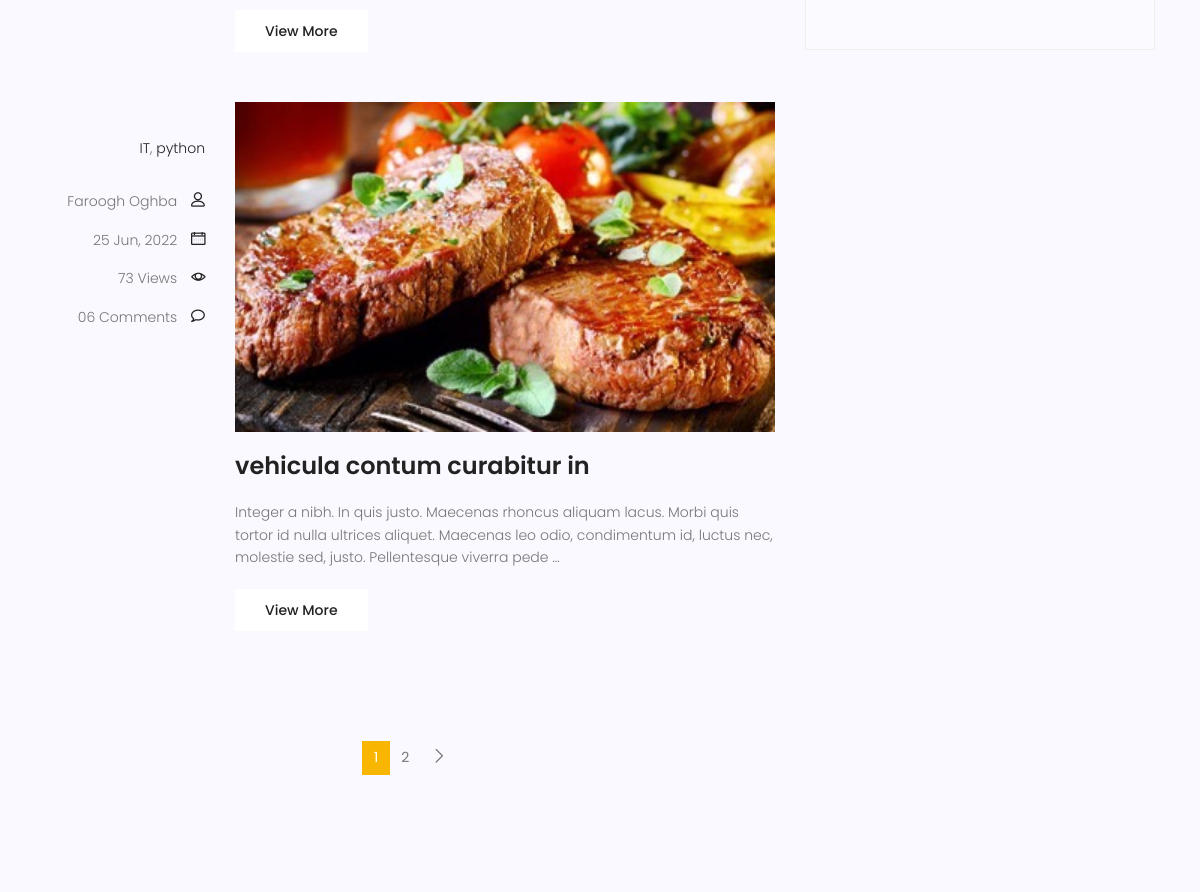
/blog/category/python/ (middle part), run on an earlier commit of the app's database.
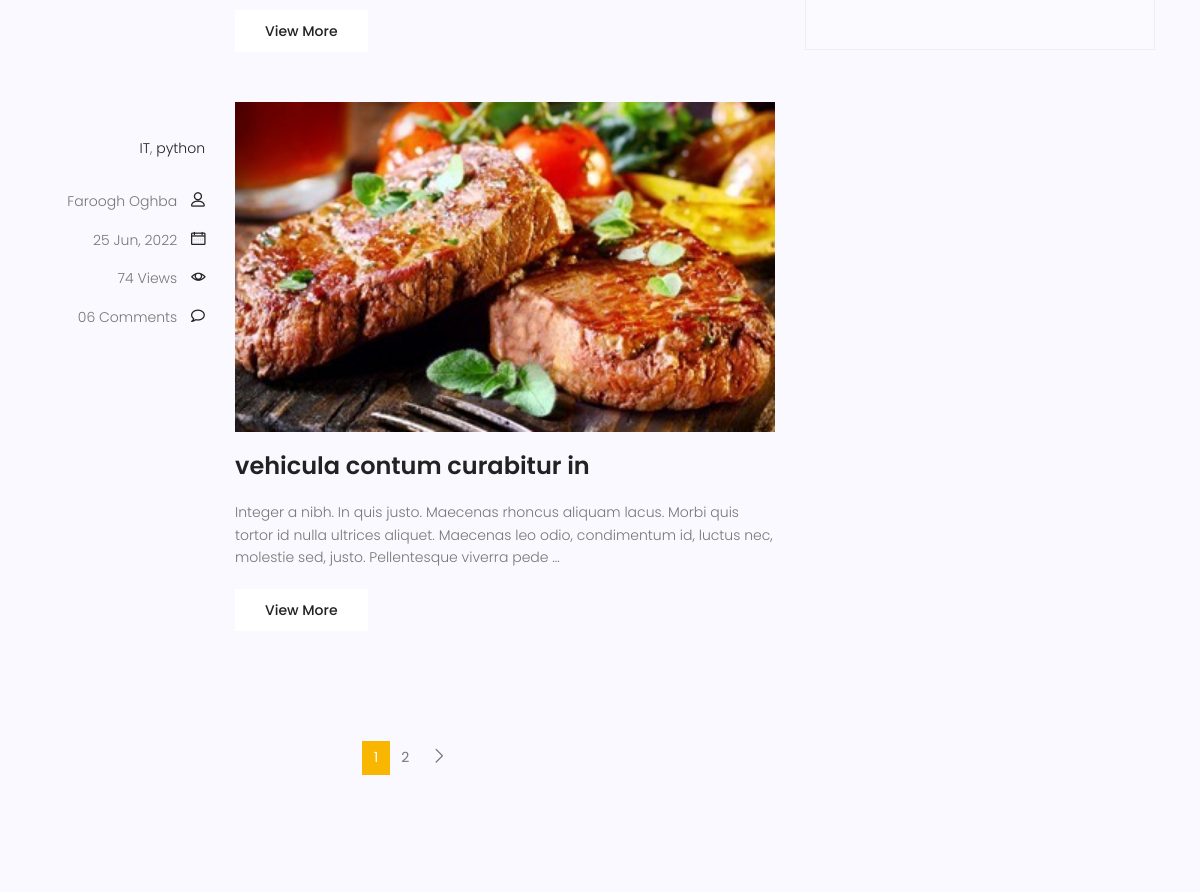
And on a later commit of the database.
### blog/models.py (models this page shows, shortened)
class Post(models.Model):
    author = models.ForeignKey(to=User, on_delete=models.SET_NULL, null=True)
    image = models.ImageField(upload_to='blog_post/', default='blog_post/default.jpg')
    title = models.CharField(max_length=255)
    content = models.TextField()
    category = models.ManyToManyField(to=Category)
    counted_views = models.IntegerField(default=0)
    status = models.BooleanField(default=False)
    publish_date = models.DateTimeField(null=True)
    created_date = models.DateTimeField(auto_now_add=True)
    updated_date = models.DateTimeField(auto_now=True)
    class Meta:
        ordering = ['-publish_date']
    def snippet(self):
        words = self.content.split()[:30]
        return f'{" ".join(words)} ...'

### blog/views.py (the view)
# urls.py: path('', blog_home_view, name='home'),
def blog_home_view(request, **kwargs):
    all_post = Post.objects.filter(publish_date__lte=timezone.now(), status=True)
    if kwargs.get('cat_name') is not None:
        all_post = all_post.filter(category__name=kwargs['cat_name'])
    if kwargs.get('author_username') is not None:
        all_post = all_post.filter(author__username=kwargs['author_username'])
    paginator = Paginator(all_post, 3)
    try:
        page_number = request.GET.get('page')
        all_post_pages = paginator.get_page(page_number)
    except PageNotAnInteger:
        all_post_pages = paginator.get_page(1)
    except EmptyPage:
        all_post_pages = paginator.get_page(1)
    context = {'all_post_pages': all_post_pages}
    return render(request, template_name='blog/blog-home.html', context=context)

### blog/templatetags/blog_tags.py (called while the page is built)
@register.inclusion_tag('blog/blog-post-category.html')
def post_categories():
    categories = Category.objects.all()
    posts = Post.objects.filter(publish_date__lte=timezone.now(), status=True)
    post_categories_count = {}
    for category in categories:
        post_categories_count[category.name] = posts.filter(category=category).count()
    return {'post_cats_count': post_categories_count}

### blog/templates/blog/blog-home.html (shortened to what this page needs)
{% extends 'base.html' %}
{% load blog_tags %}
{% load static %}
{% block content %}
<section class="post-content-area">
    <div class="container">
        <div class="row">
            <div class="col-lg-8 posts-list">
                {% for post in all_post_pages %}
                    <div class="single-post row">
                    <div class="col-lg-3  col-md-3 meta-details">
                        <ul class="tags">
                            {% for cat in post.category.all %}
                                <li>
                                    <a href="{% url 'blog:category' cat_name=cat.name %}">{{ cat.name }}</a>{% if not forloop.last %},{% endif %}
                                </li>
                            {% endfor %}
                        </ul>
                        <div class="user-details row">
                            <p class="user-name col-lg-12 col-md-12 col-6"><a href="{% url 'blog:author' author_username=post.author.username %}">{{ post.author.get_full_name }}</a> <span
                                    class="lnr lnr-user"></span></p>
                            <p class="date col-lg-12 col-md-12 col-6"><a href="#">{{ post.publish_date | date:'d M, Y' }}</a> <span
                                    class="lnr lnr-calendar-full"></span></p>
                            <p class="view col-lg-12 col-md-12 col-6"><a href="#">{{ post.counted_views }} Views</a> <span
                                    class="lnr lnr-eye"></span></p>
                            <p class="comments col-lg-12 col-md-12 col-6"><a href="#">06 Comments</a> <span
                                    class="lnr lnr-bubble"></span></p>
                        </div>
                    </div>
                    <div class="col-lg-9 col-md-9 ">
                        <div class="feature-img">
                            <img class="img-fluid" src="{{ post.image.url }}" alt="">
                        </div>
                        <a class="posts-title" href="{% url 'blog:single' post.id %}"><h3>{{ post.title }}</h3>
                        </a>
                        <p class="excert">
                            {{ post.content|truncatewords:30 }}
                        </p>
                        <a href="{% url 'blog:single' post.id %}" class="primary-btn">View More</a>
                    </div>
                </div>
                {% endfor %}
                <nav class="blog-pagination justify-content-center d-flex">
                    <ul class="pagination">
                        {% for page_num in all_post_pages.paginator.page_range %}
                            {% if all_post_pages.number == page_num %}
                                <li class="page-item active"><a href="?page={{ page_num }}" class="page-link">{{ page_num }}</a></li>
                            {% else %}
                                <li class="page-item"><a href="?page={{ page_num }}" class="page-link">{{ page_num }}</a></li>
                            {% endif %}
                        {% endfor %}
                        {% if all_post_pages.has_next %}
                            <li class="page-item">
                                <a href="?page={{ all_post_pages.next_page_number }}" class="page-link" aria-label="Next">
                                        <span aria-hidden="true">
                                            <span class="lnr lnr-chevron-right"></span>
                                        </span>
                                </a>
                            </li>
                        {% endif %}
                    </ul>
                </nav>
            </div>
            <div class="col-lg-4 sidebar-widgets">
                <div class="widget-wrap">
                    {% post_categories %}
                </div>
            </div>
        </div>
    </div>
</section>
{% endblock %}

What changed in the data, as far as the page shows it:
changed Post "vehicula contum curabitur in": counted_views "73" → "74"
